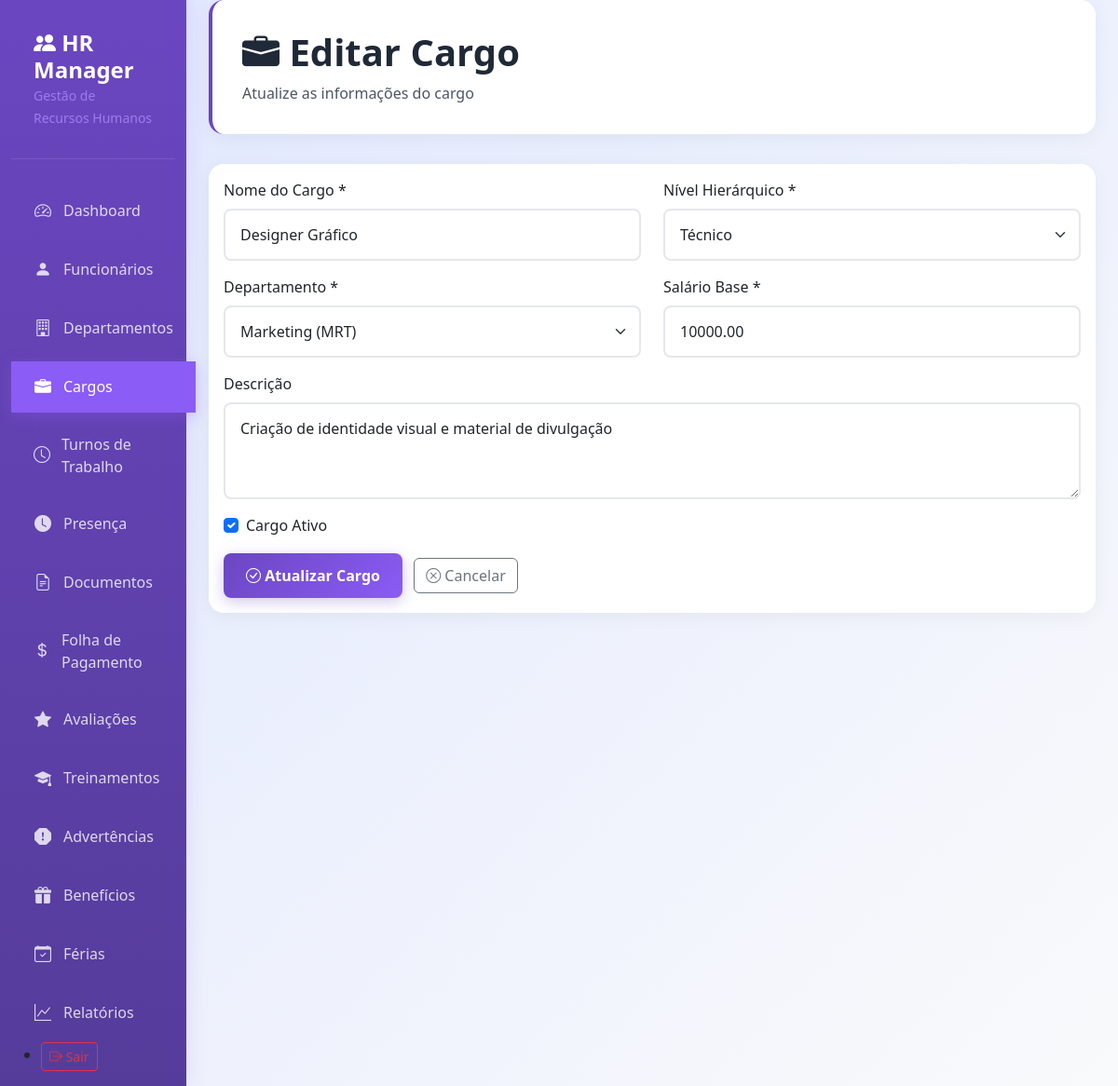
/cargos/1/editar/ (signed in), run on the app's committed database.
### rh/models.py (models this page shows, shortened)
class Cargo(models.Model):
    empresa = models.ForeignKey(Empresa, on_delete=models.CASCADE)
    nome = models.CharField(max_length=100, verbose_name='Nome do Cargo')
    nivel_hierarquico = models.CharField(max_length=50, choices=[
        ('Auxiliar', 'Auxiliar'),
        ('Tecnico', 'Técnico'),
        ('Especialista', 'Especialista'),
        ('Supervisor', 'Supervisor'),
        ('Chefe', 'Chefe de Departamento'),
        ('Diretor', 'Diretor'),
        ('PCA', 'Administrador Delegado / PCA'),
    ], verbose_name='Nível Hierárquico')
    salario_base = models.DecimalField(max_digits=10, decimal_places=2, verbose_name='Salário Base')
    descricao = models.TextField(blank=True, verbose_name='Descrição')
    departamento = models.ForeignKey(Departamento, on_delete=models.CASCADE, verbose_name='Departamento')
    ativo = models.BooleanField(default=True, verbose_name='Ativo')
    class Meta:
        verbose_name = 'Cargo'
        verbose_name_plural = 'Cargos'
        ordering = ['nome']

### rh/views.py (the view, shortened to what this page needs)
# urls.py: path('cargos/<int:pk>/editar/', views.CargoUpdateView.as_view(), name='cargo_update'),
class CargoUpdateView(LoginRequiredMixin, UpdateView):
    model = Cargo
    form_class = CargoForm
    template_name = 'rh/cargo_form.html'
    success_url = reverse_lazy('cargo_list')
    def get_queryset(self):
        return Cargo.objects.filter(
            empresa=self.request.user.empresa
        )

### rh/forms.py
class CargoForm(forms.ModelForm):
    class Meta:
        model = Cargo
        exclude = ['empresa', 'criado_em']
        widgets = {
            'nome': forms.TextInput(attrs={'class': 'form-control', 'placeholder': 'Nome do cargo'}),
            'nivel_hierarquico': forms.Select(attrs={'class': 'form-select'}),
            'salario_base': forms.NumberInput(attrs={'class': 'form-control', 'step': '0.01', 'placeholder': '0.00'}),
            'descricao': forms.Textarea(attrs={'class': 'form-control', 'rows': 3, 'placeholder': 'Descrição do cargo'}),
            'departamento': forms.Select(attrs={'class': 'form-select'}),
            'ativo': forms.CheckboxInput(attrs={'class': 'form-check-input'}),
        }

### rh/models.py (called while the page is built)
    def __str__(self):
        return f"{self.nome} ({self.sigla})"

### templates/rh/cargo_form.html (shortened to what this page needs)
{% extends 'base.html' %}
{% block content %}
<div class="page-header">
    <h1>
        <i class="bi bi-briefcase-fill"></i>
        {% if form.instance.pk %}Editar{% else %}Novo{% endif %} Cargo
    </h1>
    <p>{% if form.instance.pk %}Atualize as informações do cargo{% else %}Cadastre um novo cargo{% endif %}</p>
</div>
<div class="card">
    <div class="card-body">
        <form method="post">
            <div class="row">
                <div class="col-md-6 mb-3">
                    <label class="form-label">Nome do Cargo *</label>
                    {{ form.nome }}
                </div>
                <div class="col-md-6 mb-3">
                    <label class="form-label">Nível Hierárquico *</label>
                    {{ form.nivel_hierarquico }}
                </div>
                <div class="col-md-6 mb-3">
                    <label class="form-label">Departamento *</label>
                    {{ form.departamento }}
                </div>
                <div class="col-md-6 mb-3">
                    <label class="form-label">Salário Base *</label>
                    {{ form.salario_base }}
                </div>
                <div class="col-12 mb-3">
                    <label class="form-label">Descrição</label>
                    {{ form.descricao }}
                </div>
                <div class="col-md-6 mb-3">
                    <div class="form-check">
                        {{ form.ativo }}
                        <label class="form-check-label" for="{{ form.ativo.id_for_label }}">
                            Cargo Ativo
                        </label>
                    </div>
                </div>
            </div>
            <div class="row">
                <div class="col-12">
                    <button type="submit" class="btn btn-primary">
                        <i class="bi {% if form.instance.pk %}bi-check-circle{% else %}bi-plus-circle{% endif %}"></i>
                        {% if form.instance.pk %}Atualizar{% else %}Cadastrar{% endif %} Cargo
                    </button>
                    <a href="{% url 'cargo_list' %}" class="btn btn-outline-secondary ms-2">
                        <i class="bi bi-x-circle"></i> Cancelar
                    </a>
                </div>
            </div>
        </form>
    </div>
</div>
{% endblock %}

### templates/base.html (style rules this page uses)
:root { --primary-purple: #6B46C1; --primary-purple-dark: #553C9A; --primary-purple-light: #8B5CF6; --secondary-purple: #A78BFA; --light-purple: #E0E7FF; --white: #FFFFFF; --gray-50: #F9FAFB; --gray-100: #F3F4F6; --gray-200: #E5E7EB; --gray-600: #4B5563; --gray-800: #1F2937; --success: #10B981; --warning: #F59E0B; --danger: #EF4444; }
* { margin: 0; padding: 0; box-sizing: border-box; }
body { font-family: 'Segoe UI', Tahoma, Geneva, Verdana, sans-serif; background: linear-gradient(135deg, var(--light-purple) 0%, var(--gray-50) 100%); min-height: 100vh; }
.page-header { background: var(--white); padding: 2rem; border-radius: 1rem; box-shadow: 0 4px 20px rgba(0, 0, 0, 0.05); margin-bottom: 2rem; border-left: 4px solid var(--primary-purple); }
.page-header h1 { color: var(--gray-800); font-weight: 700; margin-bottom: 0.5rem; }
.page-header p { color: var(--gray-600); margin: 0; }
.card { background: var(--white); border: none; border-radius: 1rem; box-shadow: 0 4px 20px rgba(0, 0, 0, 0.05); transition: all 0.3s ease; overflow: hidden; }
.btn-primary { background: linear-gradient(135deg, var(--primary-purple) 0%, var(--primary-purple-light) 100%); border: none; padding: 0.75rem 1.5rem; border-radius: 0.5rem; font-weight: 600; transition: all 0.3s ease; box-shadow: 0 4px 15px rgba(107, 70, 193, 0.3); }
.form-control, .form-select { border: 2px solid var(--gray-200); border-radius: 0.5rem; padding: 0.875rem 1rem; transition: all 0.3s ease; }

### data on the page
Cargo: nome "Designer Gráfico", nivel_hierarquico "Técnico", departamento "Marketing (MRT)", salario_base "10000.00", descricao "Criação de identidade visual e material de divulgação", ativo "☑"
